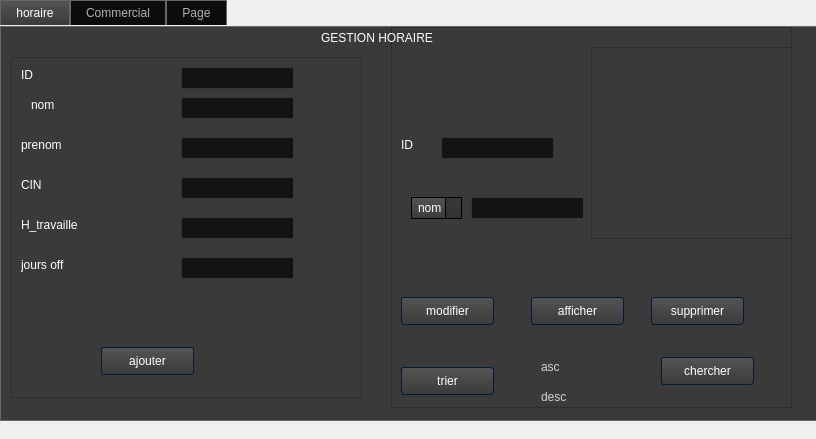
<?xml version="1.0" encoding="UTF-8"?>
<ui version="4.0">
 <class>youssef</class>
 <widget class="QDialog" name="youssef">
  <property name="geometry">
   <rect>
    <x>0</x>
    <y>0</y>
    <width>816</width>
    <height>439</height>
   </rect>
  </property>
  <property name="windowTitle">
   <string>Dialog</string>
  </property>
  <widget class="QTabWidget" name="tabWidget">
   <property name="geometry">
    <rect>
     <x>0</x>
     <y>0</y>
     <width>821</width>
     <height>421</height>
    </rect>
   </property>
   <property name="styleSheet">
    <string notr="true">/*-----QWidget-----*/
QWidget
{
	background-color: #3a3a3a;
	color: #fff;
	selection-background-color: #b78620;
	selection-color: #000;

}


/*-----QLabel-----*/
QLabel
{
	background-color: transparent;
	color: #fff;

}


/*-----QMenuBar-----*/
QMenuBar 
{
	background-color: qlineargradient(spread:repeat, x1:1, y1:0, x2:1, y2:1, stop:0 rgba(57, 57, 57, 255),stop:1 rgba(50, 50, 50, 255));
	border: 1px solid #000;
	color: #fff;

}


QMenuBar::item 
{
	background-color: transparent;

}


QMenuBar::item:selected 
{
	background-color: rgba(183, 134, 32, 20%);
	border: 1px solid #b78620;
	color: #fff;

}


QMenuBar::item:pressed 
{
	background-color: rgb(183, 134, 32);
	border: 1px solid #b78620;
	color: #fff;

}


/*-----QMenu-----*/
QMenu
{
    background-color: qlineargradient(spread:repeat, x1:1, y1:0, x2:1, y2:1, stop:0 rgba(57, 57, 57, 255),stop:1 rgba(50, 50, 50, 255));
    border: 1px solid #222;
    padding: 4px;
	color: #fff;

}


QMenu::item
{
    background-color: transparent;
    padding: 2px 20px 2px 20px;

}


QMenu::separator
{
   	background-color: rgb(183, 134, 32);
	height: 1px;

}


QMenu::item:disabled
{
    color: #555;
    background-color: transparent;
    padding: 2px 20px 2px 20px;

}


QMenu::item:selected
{
	background-color: rgba(183, 134, 32, 20%);
	border: 1px solid #b78620;
	color: #fff;

}


/*-----QToolBar-----*/
QToolBar
{
	background-color: qlineargradient(spread:repeat, x1:1, y1:0, x2:1, y2:1, stop:0 rgba(69, 69, 69, 255),stop:1 rgba(58, 58, 58, 255));
	border-top: none;
	border-bottom: 1px solid #4f4f4f;
	border-left: 1px solid #4f4f4f;
	border-right: 1px solid #4f4f4f;

}


QToolBar::separator
{
	background-color: #2e2e2e;
	width: 1px;

}


/*-----QToolButton-----*/
QToolButton 
{
	background-color: transparent;
	color: #fff;
	padding: 5px;
	padding-left: 8px;
	padding-right: 8px;
	margin-left: 1px;
}


QToolButton:hover
{
	background-color: rgba(183, 134, 32, 20%);
	border: 1px solid #b78620;
	color: #fff;
	
}


QToolButton:pressed
{
	background-color: qlineargradient(spread:repeat, x1:1, y1:0, x2:1, y2:1, stop:0 rgba(57, 57, 57, 255),stop:1 rgba(50, 50, 50, 255));
	border: 1px solid #b78620;

}


QToolButton:checked
{
	background-color: qlineargradient(spread:repeat, x1:1, y1:0, x2:1, y2:1, stop:0 rgba(57, 57, 57, 255),stop:1 rgba(50, 50, 50, 255));
	border: 1px solid #222;
}


/*-----QPushButton-----*/
QPushButton
{
	background-color: qlineargradient(spread:repeat, x1:1, y1:0, x2:1, y2:1, stop:0 rgba(84, 84, 84, 255),stop:1 rgba(59, 59, 59, 255));
	color: #ffffff;
	min-width: 80px;
	border-style: solid;
	border-width: 1px;
	border-radius: 3px;
	border-color: #051a39;
	padding: 5px;

}


QPushButton::flat
{
	background-color: transparent;
	border: none;
	color: #fff;

}


QPushButton::disabled
{
	background-color: #404040;
	color: #656565;
	border-color: #051a39;

}


QPushButton::hover
{
	background-color: rgba(183, 134, 32, 20%);
	border: 1px solid #b78620;

}


QPushButton::pressed
{
	background-color: qlineargradient(spread:repeat, x1:1, y1:0, x2:1, y2:1, stop:0 rgba(74, 74, 74, 255),stop:1 rgba(49, 49, 49, 255));
	border: 1px solid #b78620;

}


QPushButton::checked
{
	background-color: qlineargradient(spread:repeat, x1:1, y1:0, x2:1, y2:1, stop:0 rgba(74, 74, 74, 255),stop:1 rgba(49, 49, 49, 255));
	border: 1px solid #222;

}


/*-----QLineEdit-----*/
QLineEdit
{
	background-color: #131313;
	color : #eee;
	border: 1px solid #343434;
	border-radius: 2px;
	padding: 3px;
	padding-left: 5px;

}


/*-----QPlainTExtEdit-----*/
QPlainTextEdit
{
	background-color: #131313;
	color : #eee;
	border: 1px solid #343434;
	border-radius: 2px;
	padding: 3px;
	padding-left: 5px;

}


/*-----QTabBar-----*/
QTabBar::tab
{
	background-color: qlineargradient(spread:repeat, x1:1, y1:0, x2:1, y2:1, stop:0 rgba(84, 84, 84, 255),stop:1 rgba(59, 59, 59, 255));
	color: #ffffff;
	border-style: solid;
	border-width: 1px;
	border-color: #666;
	border-bottom: none;
	padding: 5px;
	padding-left: 15px;
	padding-right: 15px;

}


QTabWidget::pane 
{
	background-color: red;
	border: 1px solid #666;
	top: 1px;

}


QTabBar::tab:last
{
	margin-right: 0; 

}


QTabBar::tab:first:!selected
{
	background-color: #0c0c0d;
	margin-left: 0px;

}


QTabBar::tab:!selected
{
	color: #b1b1b1;
	border-bottom-style: solid;
	background-color: #0c0c0d;

}


QTabBar::tab:selected
{
	margin-bottom: 0px;

}


QTabBar::tab:!selected:hover
{
	border-top-color: #b78620;

}


/*-----QComboBox-----*/
QComboBox
{
    background-color: qlineargradient(spread:repeat, x1:1, y1:0, x2:1, y2:1, stop:0 rgba(84, 84, 84, 255),stop:1 rgba(59, 59, 59, 255));
    border: 1px solid #000;
    padding-left: 6px;
    color: #ffffff;
    height: 20px;

}


QComboBox::disabled
{
	background-color: #404040;
	color: #656565;
	border-color: #051a39;

}


QComboBox:on
{
    background-color: #b78620;
	color: #000;

}


QComboBox QAbstractItemView
{
    background-color: #383838;
    color: #ffffff;
    border: 1px solid black;
    selection-background-color: #b78620;
    outline: 0;

}


QComboBox::drop-down
{
	background-color: qlineargradient(spread:repeat, x1:1, y1:0, x2:1, y2:1, stop:0 rgba(57, 57, 57, 255),stop:1 rgba(50, 50, 50, 255));
    subcontrol-origin: padding;
    subcontrol-position: top right;
    width: 15px;
    border-left-width: 1px;
    border-left-color: black;
    border-left-style: solid; 

}


QComboBox::down-arrow
{
    image: url(://arrow-down.png);
    width: 8px;
    height: 8px;
}


/*-----QSpinBox &amp; QDateTimeEdit-----*/
QSpinBox,
QDateTimeEdit 
{
    background-color: #131313;
	color : #eee;
	border: 1px solid #343434;
	padding: 3px;
	padding-left: 5px;
    border-radius : 2px;

}


QSpinBox::up-button, 
QDateTimeEdit::up-button
{
	border-top-right-radius:2px;
	background-color: #777777;
    width: 16px; 
    border-width: 1px;

}


QSpinBox::up-button:hover, 
QDateTimeEdit::up-button:hover
{
	background-color: #585858;

}


QSpinBox::up-button:pressed, 
QDateTimeEdit::up-button:pressed
{
	background-color: #252525;
    width: 16px; 
    border-width: 1px;

}


QSpinBox::up-arrow,
QDateTimeEdit::up-arrow
{
    image: url(://arrow-up.png);
    width: 7px;
    height: 7px;

}


QSpinBox::down-button, 
QDateTimeEdit::down-button
{
	border-bottom-right-radius:2px;
	background-color: #777777;
    width: 16px; 
    border-width: 1px;

}


QSpinBox::down-button:hover, 
QDateTimeEdit::down-button:hover
{
	background-color: #585858;

}


QSpinBox::down-button:pressed, 
QDateTimeEdit::down-button:pressed
{
	background-color: #252525;
    width: 16px; 
    border-width: 1px;

}


QSpinBox::down-arrow,
QDateTimeEdit::down-arrow
{
    image: url(://arrow-down.png);
    width: 7px;
    height: 7px;

}


/*-----QGroupBox-----*/
QGroupBox 
{
    border: 1px solid;
    border-color: #666666;
	border-radius: 5px;
    margin-top: 20px;

}


QGroupBox::title  
{
    background-color: transparent;
    color: #eee;
    subcontrol-origin: margin;
    padding: 5px;
	border-top-left-radius: 3px;
	border-top-right-radius: 3px;

}


/*-----QHeaderView-----*/
QHeaderView::section
{
    background-color: qlineargradient(spread:repeat, x1:1, y1:0, x2:1, y2:1, stop:0 rgba(60, 60, 60, 255),stop:1 rgba(50, 50, 50, 255));
	border: 1px solid #000;
    color: #fff;
    text-align: left;
	padding: 4px;
	
}


QHeaderView::section:disabled
{
    background-color: #525251;
    color: #656565;

}


QHeaderView::section:checked
{
    background-color: qlineargradient(spread:repeat, x1:1, y1:0, x2:1, y2:1, stop:0 rgba(60, 60, 60, 255),stop:1 rgba(50, 50, 50, 255));
    color: #fff;

}


QHeaderView::section::vertical::first,
QHeaderView::section::vertical::only-one
{
    border-top: 1px solid #353635;

}


QHeaderView::section::vertical
{
    border-top: 1px solid #353635;

}


QHeaderView::section::horizontal::first,
QHeaderView::section::horizontal::only-one
{
    border-left: 1px solid #353635;

}


QHeaderView::section::horizontal
{
    border-left: 1px solid #353635;

}


QTableCornerButton::section
{
    background-color: qlineargradient(spread:repeat, x1:1, y1:0, x2:1, y2:1, stop:0 rgba(60, 60, 60, 255),stop:1 rgba(50, 50, 50, 255));
	border: 1px solid #000;
    color: #fff;

}


/*-----QTreeWidget-----*/
QTreeView
{
	show-decoration-selected: 1;
	alternate-background-color: #3a3a3a;
	selection-color: #fff;
	background-color: #2d2d2d;
	border: 1px solid gray;
	padding-top : 5px;
	color: #fff;
	font: 8pt;

}


QTreeView::item:selected
{
	color:#fff;
	background-color: #b78620;
	border-radius: 0px;

}


QTreeView::item:!selected:hover
{
    background-color: #262626;
    border: none;
    color: white;

}


QTreeView::branch:has-children:!has-siblings:closed,
QTreeView::branch:closed:has-children:has-siblings 
{
	image: url(://tree-closed.png);

}


QTreeView::branch:open:has-children:!has-siblings,
QTreeView::branch:open:has-children:has-siblings  
{
	image: url(://tree-open.png);

}


/*-----QListView-----*/
QListView 
{
	background-color: qlineargradient(spread:repeat, x1:1, y1:0, x2:1, y2:1, stop:0 rgba(83, 83, 83, 255),stop:0.293269 rgba(81, 81, 81, 255),stop:0.634615 rgba(79, 79, 79, 255),stop:1 rgba(83, 83, 83, 255));
    border : none;
    color: white;
    show-decoration-selected: 1; 
    outline: 0;
	border: 1px solid gray;

}


QListView::disabled 
{
	background-color: #656565;
	color: #1b1b1b;
    border: 1px solid #656565;

}


QListView::item 
{
	background-color: #2d2d2d;
    padding: 1px;

}


QListView::item:alternate 
{
    background-color: #3a3a3a;

}


QListView::item:selected 
{
	background-color: #b78620;
	border: 1px solid #b78620;
	color: #fff;

}


QListView::item:selected:!active 
{
	background-color: #b78620;
	border: 1px solid #b78620;
	color: #fff;

}


QListView::item:selected:active 
{
	background-color: #b78620;
	border: 1px solid #b78620;
	color: #fff;

}


QListView::item:hover {
    background-color: #262626;
    border: none;
    color: white;

}


/*-----QCheckBox-----*/
QCheckBox
{
	background-color: transparent;
    color: lightgray;
	border: none;

}


QCheckBox::indicator
{
    background-color: #323232;
    border: 1px solid darkgray;
    width: 12px;
    height: 12px;

}


QCheckBox::indicator:checked
{
    image:url(&quot;./ressources/check.png&quot;);
	background-color: #b78620;
    border: 1px solid #3a546e;

}


QCheckBox::indicator:unchecked:hover
{
	border: 1px solid #b78620; 

}


QCheckBox::disabled
{
	color: #656565;

}


QCheckBox::indicator:disabled
{
	background-color: #656565;
	color: #656565;
    border: 1px solid #656565;

}


/*-----QRadioButton-----*/
QRadioButton 
{
	color: lightgray;
	background-color: transparent;

}


QRadioButton::indicator::unchecked:hover 
{
	background-color: lightgray;
	border: 2px solid #b78620;
	border-radius: 6px;
}


QRadioButton::indicator::checked 
{
	border: 2px solid #b78620;
	border-radius: 6px;
	background-color: rgba(183,134,32,20%);  
	width: 9px; 
	height: 9px; 

}


/*-----QSlider-----*/
QSlider::groove:horizontal 
{
	background-color: transparent;
	height: 3px;

}


QSlider::sub-page:horizontal 
{
	background-color: #b78620;

}


QSlider::add-page:horizontal 
{
	background-color: #131313;

}


QSlider::handle:horizontal 
{
	background-color: #b78620;
	width: 14px;
	margin-top: -6px;
	margin-bottom: -6px;
	border-radius: 6px;

}


QSlider::handle:horizontal:hover 
{
	background-color: #d89e25;
	border-radius: 6px;

}


QSlider::sub-page:horizontal:disabled 
{
	background-color: #bbb;
	border-color: #999;

}


QSlider::add-page:horizontal:disabled 
{
	background-color: #eee;
	border-color: #999;

}


QSlider::handle:horizontal:disabled 
{
	background-color: #eee;
	border: 1px solid #aaa;
	border-radius: 3px;

}


/*-----QScrollBar-----*/
QScrollBar:horizontal
{
    border: 1px solid #222222;
    background-color: #3d3d3d;
    height: 15px;
    margin: 0px 16px 0 16px;

}


QScrollBar::handle:horizontal
{
	background-color: qlineargradient(spread:repeat, x1:1, y1:0, x2:1, y2:1, stop:0 rgba(97, 97, 97, 255),stop:1 rgba(90, 90, 90, 255));
	border: 1px solid #2d2d2d;
    min-height: 20px;

}


QScrollBar::add-line:horizontal
{
	background-color: qlineargradient(spread:repeat, x1:1, y1:0, x2:1, y2:1, stop:0 rgba(97, 97, 97, 255),stop:1 rgba(90, 90, 90, 255));
	border: 1px solid #2d2d2d;
    width: 15px;
    subcontrol-position: right;
    subcontrol-origin: margin;

}


QScrollBar::sub-line:horizontal
{
	background-color: qlineargradient(spread:repeat, x1:1, y1:0, x2:1, y2:1, stop:0 rgba(97, 97, 97, 255),stop:1 rgba(90, 90, 90, 255));
	border: 1px solid #2d2d2d;
    width: 15px;
    subcontrol-position: left;
    subcontrol-origin: margin;

}


QScrollBar::right-arrow:horizontal
{
    image: url(://arrow-right.png);
    width: 6px;
    height: 6px;

}


QScrollBar::left-arrow:horizontal
{
    image: url(://arrow-left.png);
    width: 6px;
    height: 6px;

}


QScrollBar::add-page:horizontal, QScrollBar::sub-page:horizontal
{
    background: none;

}


QScrollBar:vertical
{
    background-color: #3d3d3d;
    width: 16px;
	border: 1px solid #2d2d2d;
    margin: 16px 0px 16px 0px;

}


QScrollBar::handle:vertical
{
    background-color: qlineargradient(spread:repeat, x1:1, y1:0, x2:1, y2:1, stop:0 rgba(97, 97, 97, 255),stop:1 rgba(90, 90, 90, 255));
	border: 1px solid #2d2d2d;
    min-height: 20px;

}


QScrollBar::add-line:vertical
{
	background-color: qlineargradient(spread:repeat, x1:1, y1:0, x2:1, y2:1, stop:0 rgba(97, 97, 97, 255),stop:1 rgba(90, 90, 90, 255));
	border: 1px solid #2d2d2d;
    height: 15px;
    subcontrol-position: bottom;
    subcontrol-origin: margin;

}


QScrollBar::sub-line:vertical
{
	background-color: qlineargradient(spread:repeat, x1:1, y1:0, x2:1, y2:1, stop:0 rgba(97, 97, 97, 255),stop:1 rgba(90, 90, 90, 255));
	border: 1px solid #2d2d2d;
    height: 15px;
    subcontrol-position: top;
    subcontrol-origin: margin;

}


QScrollBar::up-arrow:vertical
{
    image: url(://arrow-up.png);
    width: 6px;
    height: 6px;

}


QScrollBar::down-arrow:vertical
{
    image: url(://arrow-down.png);
    width: 6px;
    height: 6px;

}


QScrollBar::add-page:vertical, QScrollBar::sub-page:vertical
{
    background: none;

}


/*-----QProgressBar-----*/
QProgressBar
{
    border: 1px solid #666666;
    text-align: center;
	color: #000;
	font-weight: bold;

}


QProgressBar::chunk
{
    background-color: #b78620;
    width: 30px;
    margin: 0.5px;

}</string>
   </property>
   <property name="currentIndex">
    <number>0</number>
   </property>
   <widget class="QWidget" name="tab">
    <attribute name="title">
     <string>horaire</string>
    </attribute>
    <widget class="QFrame" name="frame_2">
     <property name="geometry">
      <rect>
       <x>10</x>
       <y>30</y>
       <width>351</width>
       <height>341</height>
      </rect>
     </property>
     <property name="frameShape">
      <enum>QFrame::StyledPanel</enum>
     </property>
     <property name="frameShadow">
      <enum>QFrame::Raised</enum>
     </property>
     <widget class="QLabel" name="label">
      <property name="geometry">
       <rect>
        <x>20</x>
        <y>40</y>
        <width>56</width>
        <height>16</height>
       </rect>
      </property>
      <property name="text">
       <string>nom</string>
      </property>
     </widget>
     <widget class="QLabel" name="label_2">
      <property name="geometry">
       <rect>
        <x>10</x>
        <y>80</y>
        <width>56</width>
        <height>16</height>
       </rect>
      </property>
      <property name="text">
       <string>prenom</string>
      </property>
     </widget>
     <widget class="QLabel" name="label_3">
      <property name="geometry">
       <rect>
        <x>10</x>
        <y>120</y>
        <width>56</width>
        <height>16</height>
       </rect>
      </property>
      <property name="text">
       <string>CIN</string>
      </property>
     </widget>
     <widget class="QLabel" name="label_4">
      <property name="geometry">
       <rect>
        <x>10</x>
        <y>160</y>
        <width>91</width>
        <height>16</height>
       </rect>
      </property>
      <property name="text">
       <string>H_travaille</string>
      </property>
     </widget>
     <widget class="QLabel" name="label_5">
      <property name="geometry">
       <rect>
        <x>10</x>
        <y>10</y>
        <width>56</width>
        <height>16</height>
       </rect>
      </property>
      <property name="text">
       <string>ID</string>
      </property>
     </widget>
     <widget class="QLabel" name="label_6">
      <property name="geometry">
       <rect>
        <x>10</x>
        <y>200</y>
        <width>56</width>
        <height>16</height>
       </rect>
      </property>
      <property name="text">
       <string>jours off</string>
      </property>
     </widget>
     <widget class="QLineEdit" name="lineEdit">
      <property name="geometry">
       <rect>
        <x>170</x>
        <y>40</y>
        <width>113</width>
        <height>22</height>
       </rect>
      </property>
      <property name="text">
       <string/>
      </property>
     </widget>
     <widget class="QLineEdit" name="lineEdit_2">
      <property name="geometry">
       <rect>
        <x>170</x>
        <y>80</y>
        <width>113</width>
        <height>22</height>
       </rect>
      </property>
     </widget>
     <widget class="QLineEdit" name="lineEdit_3">
      <property name="geometry">
       <rect>
        <x>170</x>
        <y>160</y>
        <width>113</width>
        <height>22</height>
       </rect>
      </property>
     </widget>
     <widget class="QLineEdit" name="lineEdit_4">
      <property name="geometry">
       <rect>
        <x>170</x>
        <y>200</y>
        <width>113</width>
        <height>22</height>
       </rect>
      </property>
     </widget>
     <widget class="QLineEdit" name="lineEdit_5">
      <property name="geometry">
       <rect>
        <x>170</x>
        <y>10</y>
        <width>113</width>
        <height>22</height>
       </rect>
      </property>
     </widget>
     <widget class="QLineEdit" name="lineEdit_6">
      <property name="geometry">
       <rect>
        <x>170</x>
        <y>120</y>
        <width>113</width>
        <height>22</height>
       </rect>
      </property>
     </widget>
     <widget class="QPushButton" name="pushButton">
      <property name="geometry">
       <rect>
        <x>90</x>
        <y>290</y>
        <width>93</width>
        <height>28</height>
       </rect>
      </property>
      <property name="text">
       <string>ajouter</string>
      </property>
     </widget>
    </widget>
    <widget class="QFrame" name="frame_3">
     <property name="geometry">
      <rect>
       <x>390</x>
       <y>0</y>
       <width>401</width>
       <height>381</height>
      </rect>
     </property>
     <property name="frameShape">
      <enum>QFrame::StyledPanel</enum>
     </property>
     <property name="frameShadow">
      <enum>QFrame::Raised</enum>
     </property>
     <widget class="QLabel" name="label_8">
      <property name="geometry">
       <rect>
        <x>130</x>
        <y>20</y>
        <width>191</width>
        <height>16</height>
       </rect>
      </property>
      <property name="text">
       <string/>
      </property>
     </widget>
     <widget class="QPushButton" name="pushButton_2">
      <property name="geometry">
       <rect>
        <x>10</x>
        <y>270</y>
        <width>93</width>
        <height>28</height>
       </rect>
      </property>
      <property name="text">
       <string>modifier</string>
      </property>
     </widget>
     <widget class="QPushButton" name="pushButton_3">
      <property name="geometry">
       <rect>
        <x>260</x>
        <y>270</y>
        <width>93</width>
        <height>28</height>
       </rect>
      </property>
      <property name="text">
       <string>supprimer</string>
      </property>
     </widget>
     <widget class="QPushButton" name="pushButton_5">
      <property name="geometry">
       <rect>
        <x>140</x>
        <y>270</y>
        <width>93</width>
        <height>28</height>
       </rect>
      </property>
      <property name="text">
       <string>afficher</string>
      </property>
     </widget>
     <widget class="QPushButton" name="pushButton_6">
      <property name="geometry">
       <rect>
        <x>270</x>
        <y>330</y>
        <width>93</width>
        <height>28</height>
       </rect>
      </property>
      <property name="text">
       <string>chercher</string>
      </property>
     </widget>
     <widget class="QPushButton" name="pushButton_7">
      <property name="geometry">
       <rect>
        <x>10</x>
        <y>340</y>
        <width>93</width>
        <height>28</height>
       </rect>
      </property>
      <property name="text">
       <string>trier</string>
      </property>
     </widget>
     <widget class="QTableView" name="tableView">
      <property name="geometry">
       <rect>
        <x>200</x>
        <y>20</y>
        <width>201</width>
        <height>192</height>
       </rect>
      </property>
      <property name="autoFillBackground">
       <bool>false</bool>
      </property>
     </widget>
     <widget class="QComboBox" name="comboBox">
      <property name="geometry">
       <rect>
        <x>20</x>
        <y>170</y>
        <width>51</width>
        <height>22</height>
       </rect>
      </property>
      <item>
       <property name="text">
        <string>nom</string>
       </property>
      </item>
      <item>
       <property name="text">
        <string>prenom</string>
       </property>
      </item>
      <item>
       <property name="text">
        <string>cin</string>
       </property>
      </item>
      <item>
       <property name="text">
        <string>jours_off</string>
       </property>
      </item>
     </widget>
     <widget class="QLabel" name="label_15">
      <property name="geometry">
       <rect>
        <x>10</x>
        <y>110</y>
        <width>31</width>
        <height>16</height>
       </rect>
      </property>
      <property name="text">
       <string>ID</string>
      </property>
     </widget>
     <widget class="QLineEdit" name="lineEdit_7">
      <property name="geometry">
       <rect>
        <x>50</x>
        <y>110</y>
        <width>113</width>
        <height>22</height>
       </rect>
      </property>
     </widget>
     <widget class="QLineEdit" name="lineEdit_11">
      <property name="geometry">
       <rect>
        <x>80</x>
        <y>170</y>
        <width>113</width>
        <height>22</height>
       </rect>
      </property>
     </widget>
     <widget class="QRadioButton" name="radioButton">
      <property name="geometry">
       <rect>
        <x>130</x>
        <y>330</y>
        <width>97</width>
        <height>20</height>
       </rect>
      </property>
      <property name="text">
       <string>asc</string>
      </property>
     </widget>
     <widget class="QRadioButton" name="radioButton_2">
      <property name="geometry">
       <rect>
        <x>130</x>
        <y>360</y>
        <width>97</width>
        <height>20</height>
       </rect>
      </property>
      <property name="text">
       <string>desc</string>
      </property>
     </widget>
    </widget>
    <widget class="QLabel" name="label_7">
     <property name="geometry">
      <rect>
       <x>320</x>
       <y>0</y>
       <width>171</width>
       <height>21</height>
      </rect>
     </property>
     <property name="text">
      <string>GESTION HORAIRE</string>
     </property>
    </widget>
   </widget>
   <widget class="QWidget" name="tab_2">
    <attribute name="title">
     <string>Commercial</string>
    </attribute>
    <widget class="QFrame" name="frame_4">
     <property name="geometry">
      <rect>
       <x>20</x>
       <y>60</y>
       <width>351</width>
       <height>321</height>
      </rect>
     </property>
     <property name="frameShape">
      <enum>QFrame::StyledPanel</enum>
     </property>
     <property name="frameShadow">
      <enum>QFrame::Raised</enum>
     </property>
     <widget class="QLabel" name="label_9">
      <property name="geometry">
       <rect>
        <x>20</x>
        <y>40</y>
        <width>71</width>
        <height>16</height>
       </rect>
      </property>
      <property name="text">
       <string>nom client</string>
      </property>
     </widget>
     <widget class="QLabel" name="label_10">
      <property name="geometry">
       <rect>
        <x>10</x>
        <y>80</y>
        <width>101</width>
        <height>16</height>
       </rect>
      </property>
      <property name="text">
       <string>prenom  client</string>
      </property>
     </widget>
     <widget class="QLabel" name="label_11">
      <property name="geometry">
       <rect>
        <x>10</x>
        <y>120</y>
        <width>101</width>
        <height>16</height>
       </rect>
      </property>
      <property name="text">
       <string>type de facture</string>
      </property>
     </widget>
     <widget class="QLabel" name="label_12">
      <property name="geometry">
       <rect>
        <x>10</x>
        <y>160</y>
        <width>51</width>
        <height>16</height>
       </rect>
      </property>
      <property name="text">
       <string>montant</string>
      </property>
     </widget>
     <widget class="QLabel" name="label_13">
      <property name="geometry">
       <rect>
        <x>20</x>
        <y>10</y>
        <width>56</width>
        <height>16</height>
       </rect>
      </property>
      <property name="text">
       <string>ID</string>
      </property>
     </widget>
     <widget class="QLabel" name="label_14">
      <property name="geometry">
       <rect>
        <x>10</x>
        <y>200</y>
        <width>56</width>
        <height>16</height>
       </rect>
      </property>
      <property name="text">
       <string>date</string>
      </property>
     </widget>
     <widget class="QLineEdit" name="lineEdit_8">
      <property name="geometry">
       <rect>
        <x>170</x>
        <y>40</y>
        <width>113</width>
        <height>22</height>
       </rect>
      </property>
     </widget>
     <widget class="QLineEdit" name="lineEdit_9">
      <property name="geometry">
       <rect>
        <x>170</x>
        <y>80</y>
        <width>113</width>
        <height>22</height>
       </rect>
      </property>
     </widget>
     <widget class="QLineEdit" name="lineEdit_10">
      <property name="geometry">
       <rect>
        <x>170</x>
        <y>150</y>
        <width>113</width>
        <height>22</height>
       </rect>
      </property>
     </widget>
     <widget class="QLineEdit" name="lineEdit_12">
      <property name="geometry">
       <rect>
        <x>170</x>
        <y>0</y>
        <width>113</width>
        <height>22</height>
       </rect>
      </property>
     </widget>
     <widget class="QLineEdit" name="lineEdit_13">
      <property name="geometry">
       <rect>
        <x>170</x>
        <y>120</y>
        <width>113</width>
        <height>22</height>
       </rect>
      </property>
     </widget>
     <widget class="QPushButton" name="pushButton_8">
      <property name="geometry">
       <rect>
        <x>220</x>
        <y>290</y>
        <width>93</width>
        <height>28</height>
       </rect>
      </property>
      <property name="text">
       <string>ajouter</string>
      </property>
     </widget>
     <widget class="QLineEdit" name="lineEdit_14">
      <property name="geometry">
       <rect>
        <x>160</x>
        <y>190</y>
        <width>113</width>
        <height>22</height>
       </rect>
      </property>
     </widget>
    </widget>
    <widget class="QFrame" name="frame_5">
     <property name="geometry">
      <rect>
       <x>420</x>
       <y>20</y>
       <width>381</width>
       <height>361</height>
      </rect>
     </property>
     <property name="frameShape">
      <enum>QFrame::StyledPanel</enum>
     </property>
     <property name="frameShadow">
      <enum>QFrame::Raised</enum>
     </property>
     <widget class="QPushButton" name="pushButton_9">
      <property name="geometry">
       <rect>
        <x>270</x>
        <y>200</y>
        <width>93</width>
        <height>28</height>
       </rect>
      </property>
      <property name="text">
       <string>modifier</string>
      </property>
     </widget>
     <widget class="QPushButton" name="pushButton_10">
      <property name="geometry">
       <rect>
        <x>270</x>
        <y>250</y>
        <width>93</width>
        <height>28</height>
       </rect>
      </property>
      <property name="text">
       <string>supprimer</string>
      </property>
     </widget>
     <widget class="QPushButton" name="pushButton_12">
      <property name="geometry">
       <rect>
        <x>90</x>
        <y>310</y>
        <width>93</width>
        <height>28</height>
       </rect>
      </property>
      <property name="text">
       <string>afficher</string>
      </property>
     </widget>
     <widget class="QPushButton" name="pushButton_13">
      <property name="geometry">
       <rect>
        <x>200</x>
        <y>310</y>
        <width>93</width>
        <height>28</height>
       </rect>
      </property>
      <property name="text">
       <string>chercher</string>
      </property>
     </widget>
     <widget class="QPushButton" name="pushButton_14">
      <property name="geometry">
       <rect>
        <x>20</x>
        <y>150</y>
        <width>93</width>
        <height>28</height>
       </rect>
      </property>
      <property name="text">
       <string>trier</string>
      </property>
     </widget>
     <widget class="QTableView" name="tableView_2">
      <property name="geometry">
       <rect>
        <x>20</x>
        <y>11</y>
        <width>341</width>
        <height>131</height>
       </rect>
      </property>
     </widget>
     <widget class="QLineEdit" name="lineEdit_15">
      <property name="geometry">
       <rect>
        <x>90</x>
        <y>210</y>
        <width>113</width>
        <height>22</height>
       </rect>
      </property>
     </widget>
     <widget class="QLabel" name="label_17">
      <property name="geometry">
       <rect>
        <x>40</x>
        <y>210</y>
        <width>31</width>
        <height>16</height>
       </rect>
      </property>
      <property name="text">
       <string>ID</string>
      </property>
     </widget>
     <widget class="QLineEdit" name="lineEdit_16">
      <property name="geometry">
       <rect>
        <x>100</x>
        <y>240</y>
        <width>113</width>
        <height>22</height>
       </rect>
      </property>
     </widget>
     <widget class="QRadioButton" name="radioButton_3">
      <property name="geometry">
       <rect>
        <x>120</x>
        <y>150</y>
        <width>97</width>
        <height>20</height>
       </rect>
      </property>
      <property name="text">
       <string>asc</string>
      </property>
     </widget>
     <widget class="QRadioButton" name="radioButton_4">
      <property name="geometry">
       <rect>
        <x>230</x>
        <y>150</y>
        <width>97</width>
        <height>20</height>
       </rect>
      </property>
      <property name="text">
       <string>desc</string>
      </property>
     </widget>
     <widget class="QComboBox" name="comboBox_2">
      <property name="geometry">
       <rect>
        <x>30</x>
        <y>240</y>
        <width>51</width>
        <height>22</height>
       </rect>
      </property>
      <item>
       <property name="text">
        <string>nom</string>
       </property>
      </item>
      <item>
       <property name="text">
        <string>prenom</string>
       </property>
      </item>
      <item>
       <property name="text">
        <string>cin</string>
       </property>
      </item>
      <item>
       <property name="text">
        <string>jours_off</string>
       </property>
      </item>
     </widget>
    </widget>
    <widget class="QLabel" name="label_16">
     <property name="geometry">
      <rect>
       <x>290</x>
       <y>10</y>
       <width>171</width>
       <height>21</height>
      </rect>
     </property>
     <property name="text">
      <string>GESTION COMERCIAL</string>
     </property>
    </widget>
   </widget>
   <widget class="QWidget" name="tab_3">
    <attribute name="title">
     <string>Page</string>
    </attribute>
    <widget class="QWidget" name="widget" native="true">
     <property name="geometry">
      <rect>
       <x>0</x>
       <y>-1</y>
       <width>811</width>
       <height>411</height>
      </rect>
     </property>
     <widget class="QWidget" name="widget_2" native="true">
      <property name="geometry">
       <rect>
        <x>30</x>
        <y>300</y>
        <width>16</width>
        <height>16</height>
       </rect>
      </property>
      <property name="styleSheet">
       <string notr="true">
background-color: rgb(0, 0, 255);</string>
      </property>
     </widget>
     <widget class="QWidget" name="widget_5" native="true">
      <property name="geometry">
       <rect>
        <x>30</x>
        <y>340</y>
        <width>20</width>
        <height>20</height>
       </rect>
      </property>
      <property name="styleSheet">
       <string notr="true">background-color: rgb(255, 0, 0);</string>
      </property>
     </widget>
     <widget class="QWidget" name="widget_6" native="true">
      <property name="geometry">
       <rect>
        <x>30</x>
        <y>320</y>
        <width>16</width>
        <height>16</height>
       </rect>
      </property>
      <property name="styleSheet">
       <string notr="true">background-color: rgb(0, 255, 0);</string>
      </property>
     </widget>
    </widget>
   </widget>
  </widget>
 </widget>
 <resources/>
 <connections/>
</ui>
